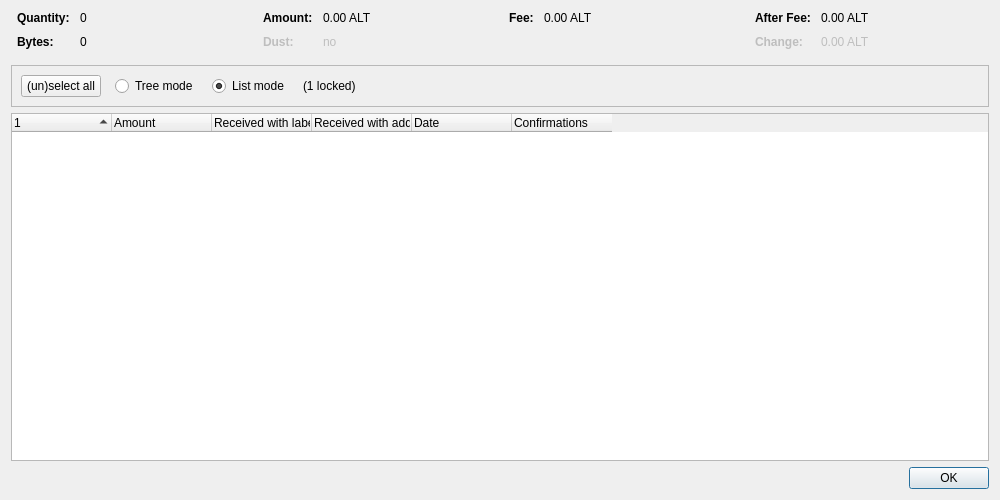
<?xml version="1.0" encoding="UTF-8"?>
<ui version="4.0">
 <class>CoinControlDialog</class>
 <widget class="QDialog" name="CoinControlDialog">
  <property name="geometry">
   <rect>
    <x>0</x>
    <y>0</y>
    <width>1000</width>
    <height>500</height>
   </rect>
  </property>
  <property name="windowTitle">
   <string>Coin Selection</string>
  </property>
  <layout class="QVBoxLayout" name="verticalLayout">
   <item>
    <layout class="QHBoxLayout" name="horizontalLayoutTop" stretch="0,0,0,0">
     <property name="topMargin">
      <number>0</number>
     </property>
     <property name="bottomMargin">
      <number>10</number>
     </property>
     <item>
      <layout class="QFormLayout" name="formLayoutCoinControl1">
       <property name="horizontalSpacing">
        <number>10</number>
       </property>
       <property name="verticalSpacing">
        <number>10</number>
       </property>
       <property name="leftMargin">
        <number>6</number>
       </property>
       <property name="rightMargin">
        <number>6</number>
       </property>
       <item row="0" column="0">
        <widget class="QLabel" name="labelCoinControlQuantityText">
         <property name="font">
          <font>
           <weight>75</weight>
           <bold>true</bold>
          </font>
         </property>
         <property name="text">
          <string>Quantity:</string>
         </property>
        </widget>
       </item>
       <item row="0" column="1">
        <widget class="QLabel" name="labelCoinControlQuantity">
         <property name="cursor">
          <cursorShape>IBeamCursor</cursorShape>
         </property>
         <property name="contextMenuPolicy">
          <enum>Qt::ActionsContextMenu</enum>
         </property>
         <property name="text">
          <string notr="true">0</string>
         </property>
         <property name="textInteractionFlags">
          <set>Qt::LinksAccessibleByMouse|Qt::TextSelectableByKeyboard|Qt::TextSelectableByMouse</set>
         </property>
        </widget>
       </item>
       <item row="1" column="0">
        <widget class="QLabel" name="labelCoinControlBytesText">
         <property name="font">
          <font>
           <weight>75</weight>
           <bold>true</bold>
          </font>
         </property>
         <property name="text">
          <string>Bytes:</string>
         </property>
        </widget>
       </item>
       <item row="1" column="1">
        <widget class="QLabel" name="labelCoinControlBytes">
         <property name="cursor">
          <cursorShape>IBeamCursor</cursorShape>
         </property>
         <property name="contextMenuPolicy">
          <enum>Qt::ActionsContextMenu</enum>
         </property>
         <property name="text">
          <string notr="true">0</string>
         </property>
         <property name="textInteractionFlags">
          <set>Qt::LinksAccessibleByMouse|Qt::TextSelectableByKeyboard|Qt::TextSelectableByMouse</set>
         </property>
        </widget>
       </item>
      </layout>
     </item>
     <item>
      <layout class="QFormLayout" name="formLayoutCoinControl2">
       <property name="horizontalSpacing">
        <number>10</number>
       </property>
       <property name="verticalSpacing">
        <number>10</number>
       </property>
       <property name="leftMargin">
        <number>6</number>
       </property>
       <property name="rightMargin">
        <number>6</number>
       </property>
       <item row="0" column="0">
        <widget class="QLabel" name="labelCoinControlAmountText">
         <property name="font">
          <font>
           <weight>75</weight>
           <bold>true</bold>
          </font>
         </property>
         <property name="text">
          <string>Amount:</string>
         </property>
        </widget>
       </item>
       <item row="0" column="1">
        <widget class="QLabel" name="labelCoinControlAmount">
         <property name="cursor">
          <cursorShape>IBeamCursor</cursorShape>
         </property>
         <property name="contextMenuPolicy">
          <enum>Qt::ActionsContextMenu</enum>
         </property>
         <property name="text">
          <string notr="true">0.00 ALT</string>
         </property>
         <property name="textInteractionFlags">
          <set>Qt::LinksAccessibleByMouse|Qt::TextSelectableByKeyboard|Qt::TextSelectableByMouse</set>
         </property>
        </widget>
       </item>
       <item row="1" column="0">
        <widget class="QLabel" name="labelCoinControlLowOutputText">
         <property name="enabled">
          <bool>false</bool>
         </property>
         <property name="font">
          <font>
           <weight>75</weight>
           <bold>true</bold>
          </font>
         </property>
         <property name="text">
          <string>Dust:</string>
         </property>
        </widget>
       </item>
       <item row="1" column="1">
        <widget class="QLabel" name="labelCoinControlLowOutput">
         <property name="enabled">
          <bool>false</bool>
         </property>
         <property name="cursor">
          <cursorShape>IBeamCursor</cursorShape>
         </property>
         <property name="contextMenuPolicy">
          <enum>Qt::ActionsContextMenu</enum>
         </property>
         <property name="text">
          <string notr="true">no</string>
         </property>
         <property name="textInteractionFlags">
          <set>Qt::LinksAccessibleByMouse|Qt::TextSelectableByKeyboard|Qt::TextSelectableByMouse</set>
         </property>
        </widget>
       </item>
      </layout>
     </item>
     <item>
      <layout class="QFormLayout" name="formLayoutCoinControl3">
       <property name="horizontalSpacing">
        <number>10</number>
       </property>
       <property name="verticalSpacing">
        <number>10</number>
       </property>
       <property name="leftMargin">
        <number>6</number>
       </property>
       <property name="rightMargin">
        <number>6</number>
       </property>
       <item row="0" column="0">
        <widget class="QLabel" name="labelCoinControlFeeText">
         <property name="font">
          <font>
           <weight>75</weight>
           <bold>true</bold>
          </font>
         </property>
         <property name="text">
          <string>Fee:</string>
         </property>
        </widget>
       </item>
       <item row="0" column="1">
        <widget class="QLabel" name="labelCoinControlFee">
         <property name="cursor">
          <cursorShape>IBeamCursor</cursorShape>
         </property>
         <property name="contextMenuPolicy">
          <enum>Qt::ActionsContextMenu</enum>
         </property>
         <property name="text">
          <string notr="true">0.00 ALT</string>
         </property>
         <property name="textInteractionFlags">
          <set>Qt::LinksAccessibleByMouse|Qt::TextSelectableByKeyboard|Qt::TextSelectableByMouse</set>
         </property>
        </widget>
       </item>
      </layout>
     </item>
     <item>
      <layout class="QFormLayout" name="formLayoutCoinControl4">
       <property name="horizontalSpacing">
        <number>10</number>
       </property>
       <property name="verticalSpacing">
        <number>10</number>
       </property>
       <property name="leftMargin">
        <number>6</number>
       </property>
       <property name="rightMargin">
        <number>6</number>
       </property>
       <item row="0" column="0">
        <widget class="QLabel" name="labelCoinControlAfterFeeText">
         <property name="font">
          <font>
           <weight>75</weight>
           <bold>true</bold>
          </font>
         </property>
         <property name="text">
          <string>After Fee:</string>
         </property>
        </widget>
       </item>
       <item row="0" column="1">
        <widget class="QLabel" name="labelCoinControlAfterFee">
         <property name="cursor">
          <cursorShape>IBeamCursor</cursorShape>
         </property>
         <property name="contextMenuPolicy">
          <enum>Qt::ActionsContextMenu</enum>
         </property>
         <property name="text">
          <string notr="true">0.00 ALT</string>
         </property>
         <property name="textInteractionFlags">
          <set>Qt::LinksAccessibleByMouse|Qt::TextSelectableByKeyboard|Qt::TextSelectableByMouse</set>
         </property>
        </widget>
       </item>
       <item row="1" column="0">
        <widget class="QLabel" name="labelCoinControlChangeText">
         <property name="enabled">
          <bool>false</bool>
         </property>
         <property name="font">
          <font>
           <weight>75</weight>
           <bold>true</bold>
          </font>
         </property>
         <property name="text">
          <string>Change:</string>
         </property>
        </widget>
       </item>
       <item row="1" column="1">
        <widget class="QLabel" name="labelCoinControlChange">
         <property name="enabled">
          <bool>false</bool>
         </property>
         <property name="cursor">
          <cursorShape>IBeamCursor</cursorShape>
         </property>
         <property name="contextMenuPolicy">
          <enum>Qt::ActionsContextMenu</enum>
         </property>
         <property name="text">
          <string notr="true">0.00 ALT</string>
         </property>
         <property name="textInteractionFlags">
          <set>Qt::LinksAccessibleByMouse|Qt::TextSelectableByKeyboard|Qt::TextSelectableByMouse</set>
         </property>
        </widget>
       </item>
      </layout>
     </item>
    </layout>
   </item>
   <item>
    <widget class="QFrame" name="frame">
     <property name="minimumSize">
      <size>
       <width>0</width>
       <height>40</height>
      </size>
     </property>
     <property name="frameShape">
      <enum>QFrame::StyledPanel</enum>
     </property>
     <property name="frameShadow">
      <enum>QFrame::Sunken</enum>
     </property>
     <layout class="QHBoxLayout" name="horizontalLayout">
      <item>
       <layout class="QHBoxLayout" name="horizontalLayoutPanel" stretch="0,0,0,0,0">
        <property name="spacing">
         <number>14</number>
        </property>
        <item>
         <widget class="QPushButton" name="pushButtonSelectAll">
          <property name="sizePolicy">
           <sizepolicy hsizetype="Maximum" vsizetype="Fixed">
            <horstretch>0</horstretch>
            <verstretch>0</verstretch>
           </sizepolicy>
          </property>
          <property name="text">
           <string>(un)select all</string>
          </property>
          <property name="autoDefault">
           <bool>false</bool>
          </property>
         </widget>
        </item>
        <item>
         <widget class="QRadioButton" name="radioTreeMode">
          <property name="sizePolicy">
           <sizepolicy hsizetype="Maximum" vsizetype="Fixed">
            <horstretch>0</horstretch>
            <verstretch>0</verstretch>
           </sizepolicy>
          </property>
          <property name="text">
           <string>Tree mode</string>
          </property>
         </widget>
        </item>
        <item>
         <widget class="QRadioButton" name="radioListMode">
          <property name="sizePolicy">
           <sizepolicy hsizetype="Maximum" vsizetype="Fixed">
            <horstretch>0</horstretch>
            <verstretch>0</verstretch>
           </sizepolicy>
          </property>
          <property name="text">
           <string>List mode</string>
          </property>
          <property name="checked">
           <bool>true</bool>
          </property>
         </widget>
        </item>
        <item>
         <widget class="QLabel" name="labelLocked">
          <property name="text">
           <string notr="true">(1 locked)</string>
          </property>
         </widget>
        </item>
        <item>
         <spacer name="horizontalSpacer">
          <property name="orientation">
           <enum>Qt::Horizontal</enum>
          </property>
          <property name="sizeHint" stdset="0">
           <size>
            <width>40</width>
            <height>20</height>
           </size>
          </property>
         </spacer>
        </item>
       </layout>
      </item>
     </layout>
    </widget>
   </item>
   <item>
    <widget class="CoinControlTreeWidget" name="treeWidget">
     <property name="contextMenuPolicy">
      <enum>Qt::CustomContextMenu</enum>
     </property>
     <property name="sortingEnabled">
      <bool>false</bool>
     </property>
     <property name="columnCount">
      <number>6</number>
     </property>
     <attribute name="headerShowSortIndicator" stdset="0">
      <bool>true</bool>
     </attribute>
     <attribute name="headerStretchLastSection">
      <bool>false</bool>
     </attribute>
     <column>
      <property name="text">
       <string/>
      </property>
     </column>
     <column>
      <property name="text">
       <string>Amount</string>
      </property>
     </column>
     <column>
      <property name="text">
       <string>Received with label</string>
      </property>
     </column>
     <column>
      <property name="text">
       <string>Received with address</string>
      </property>
     </column>
     <column>
      <property name="text">
       <string>Date</string>
      </property>
     </column>
     <column>
      <property name="text">
       <string>Confirmations</string>
      </property>
      <property name="toolTip">
       <string>Confirmed</string>
      </property>
     </column>
     <column>
      <property name="text">
       <string/>
      </property>
     </column>
     <column>
      <property name="text">
       <string/>
      </property>
     </column>
     <column>
      <property name="text">
       <string/>
      </property>
     </column>
     <column>
      <property name="text">
       <string/>
      </property>
     </column>
    </widget>
   </item>
   <item>
    <widget class="QDialogButtonBox" name="buttonBox">
     <property name="orientation">
      <enum>Qt::Horizontal</enum>
     </property>
     <property name="standardButtons">
      <set>QDialogButtonBox::Ok</set>
     </property>
    </widget>
   </item>
  </layout>
 </widget>
 <customwidgets>
  <customwidget>
   <class>CoinControlTreeWidget</class>
   <extends>QTreeWidget</extends>
   <header>qt/coincontroltreewidget.h</header>
  </customwidget>
 </customwidgets>
 <resources/>
 <connections/>
</ui>
